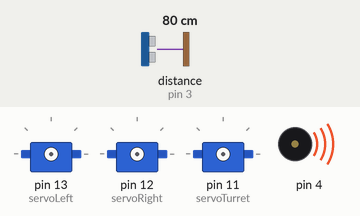
This sketch was run on a simulated Arduino Uno, built with avr-gcc and run on an emulated ATmega328P. Parts: 3 × servo, buzzer (waves = sounding). Wiring (inferred from the names in the program): ultrasonic range finder: trigger pin 2; echo pin 3. The inputs (shaded band) are chosen by the test bench; at power-on: distance to the obstacle (sensor on pin 3) 80 cm. The echo pulse lasts 58.3 µs per cm; what the sketch prints to the serial monitor is not drawn.

Above: at 0.1 s.
At 1.1 s:
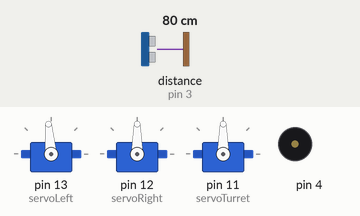
Timing chart, 0 to 2.6 s (numbered marks = the images above):
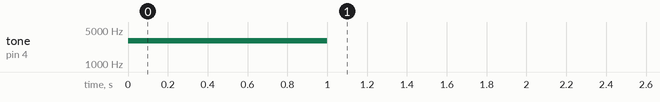

The sketch:

plant-project.ino
```cpp
#include <Servo.h>                           // Include servo library
#include <Ping.h>

Servo servoLeft;                             // Declare left and right servos
Servo servoRight;
Servo servoTurret;

// defines pins numbers
int trigPin = 2;    //Trig - green Jumper
int echoPin = 3;    //Echo - yellow Jumper
long duration, cm, inches;

void setup()                                 // Built-in initialization block
{
   //Serial Port begin
  Serial.begin (9600);
  //Define inputs and outputs
  pinMode(trigPin, OUTPUT);
  pinMode(echoPin, INPUT);

  tone(4, 3000, 1000);                       // Play tone for 1 second
  delay(1000);                               // Delay to finish tone

  servoLeft.attach(13);                      // Attach left signal to pin 13
  servoRight.attach(12);                     // Attach right signal to pin 12
  servoTurret.attach(11);

  // Full speed forward
  servoLeft.writeMicroseconds(1525);         // Left wheel counterclockwise
  servoRight.writeMicroseconds(1475);        // Right wheel clockwise

  delay(3000);                               // ...for 3 seconds
  //Serial.println(cmDistance+"   ");
  delay(1000);
  servoLeft.detach();                        // Stop sending servo signals
  servoRight.detach();
  servoTurret.detach();
}

void loop()                                  // Main loop auto-repeats
{
  findShortLong();
  return;
}
int ping(){
  // The sensor is triggered by a HIGH pulse of 10 or more microseconds.
  // Give a short LOW pulse beforehand to ensure a clean HIGH pulse:
  digitalWrite(trigPin, LOW);
  delayMicroseconds(5);
  digitalWrite(trigPin, HIGH);
  delayMicroseconds(10);
  digitalWrite(trigPin, LOW);

  // Read the signal from the sensor: a HIGH pulse whose
  // duration is the time (in microseconds) from the sending
  // of the ping to the reception of its echo off of an object.
  pinMode(echoPin, INPUT);
  duration = pulseIn(echoPin, HIGH);

  // convert the time into a distance
  cm = (duration/2) / 29.1;

  Serial.print(cm);
  Serial.print("cm");
  Serial.println();

  delay(250);
  return cm;
}
void findShortLong(){
  int distance = ping();
  while(distance >6){
      servoLeft.writeMicroseconds(1525);         // Left wheel counterclockwise
      servoRight.writeMicroseconds(1475);        // Right wheel clockwise
      delay(1000);
      distance = ping();
  }
}
```
